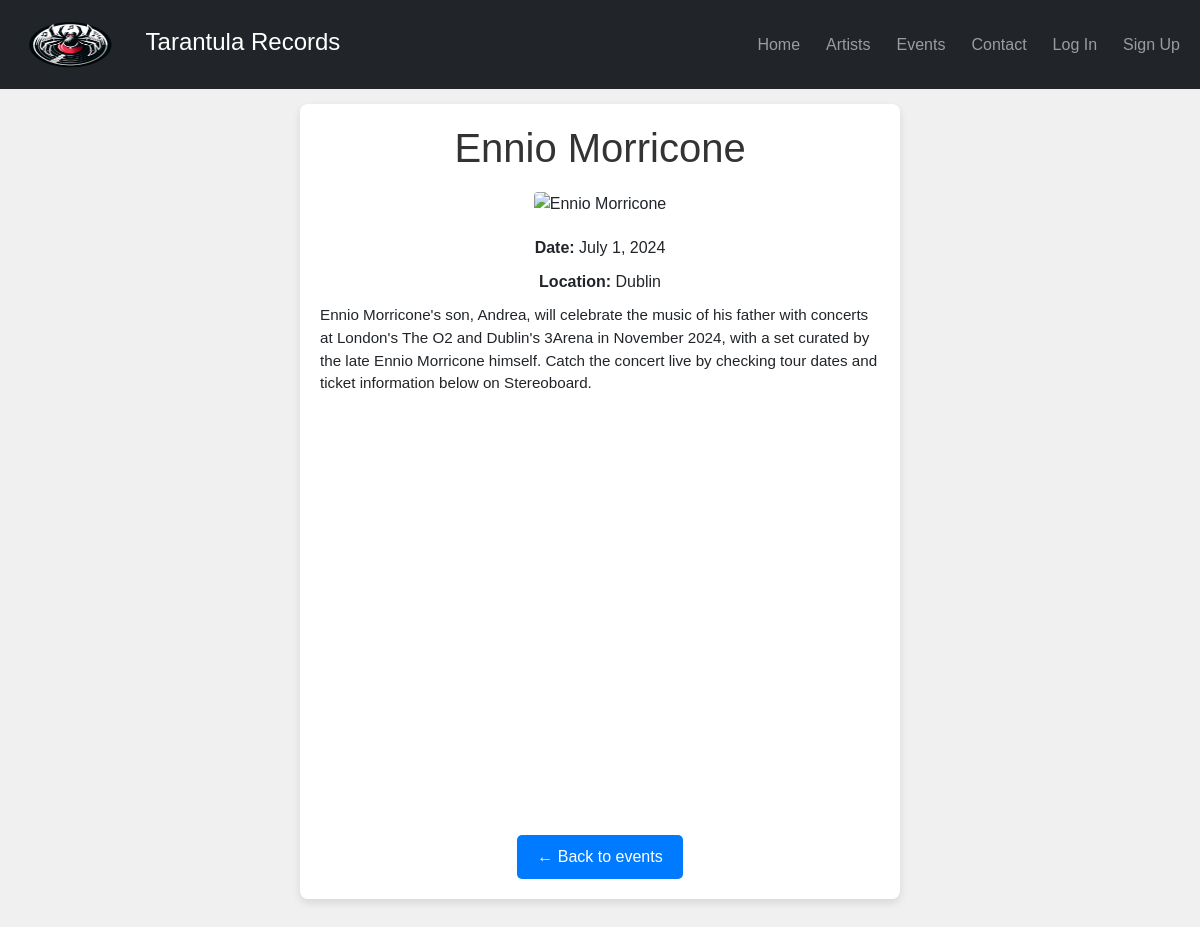
The app's page /wisapp/event/1/ with its own data.
### wisapp/models.py (models this page shows, shortened)
class Event(models.Model):
    photo = models.URLField(blank=True, null=True)
    artist_name = models.ForeignKey(Artist, on_delete=models.CASCADE, related_name='events', null=True)
    location = models.CharField(max_length=100)
    date = models.DateField()
    description = models.TextField()

class Artist(models.Model):
    name = models.CharField(max_length=100)
    photo = models.URLField()
    genre = models.CharField(max_length=50)
    bio = models.TextField(blank=True)
    spotify_id = models.CharField(max_length=50, blank=True, null=True)
    def __str__(self):
        return self.name

### wisapp/views.py (the view)
# urls.py: path('event/<int:event_id>/', views.event_detail, name='event_detail'),
def event_detail(request, event_id):
    event = get_object_or_404(Event, pk=event_id)
    return render(request, 'event_info.html', {'event': event})

### wisapp/templates/event_info.html (shortened to what this page needs)
{% extends 'base.html' %}
{% load static %}
{% block content %}
<link rel="stylesheet" href="https://unpkg.com/leaflet@1.7.1/dist/leaflet.css" />
<link rel="stylesheet" href="{% static 'css/event_info.css' %}">
<div class="content-wrapper">
    <div class="event-detail-box">
        <h1 class="event-title">{{ event.artist_name }}</h1>
        <div class="event-body">
            <img src="{{ event.photo }}" alt="{{ event.artist_name }}" class="event-photo">
            <p class="event-date"><strong>Date:</strong> {{ event.date|date:"F j, Y" }}</p>
            <p class="event-location"><strong>Location:</strong> {{ event.location }}</p>
            <p class="event-description">{{ event.description }}</p>
            <div id="map"></div>
        </div>
        <a href="{% url 'events' %}" class="btn-back">&larr; Back to events</a>
    </div>
</div>
{% endblock %}

### wisapp/static/css/styles.css (style rules this page uses)
body, html { margin: 0; padding: 0; font-family: Arial, sans-serif; height: 100%; }

### wisapp/static/css/event_info.css (style rules this page uses)
.content-wrapper { display: flex; justify-content: center; align-items: center; padding: 20px; min-height: 80vh; }
.event-detail-box { background: #fff; margin: 20px; margin-bottom: 20px; padding: 20px; box-shadow: 0 4px 8px rgba(0, 0, 0, 0.1); border-radius: 8px; max-width: 600px; width: 100%; text-align: center; }
.event-photo { max-width: 100%; height: auto; margin-bottom: 20px; border-radius: 4px; }
.event-title { color: #333; margin-bottom: 20px; }
.event-date, .event-location { font-size: 1rem; margin-bottom: 10px; }
.event-description { font-size: 0.95rem; margin-bottom: 20px; text-align: left; }
.btn-back { display: inline-block; background-color: #007bff; color: #fff; padding: 10px 20px; border-radius: 5px; text-decoration: none; transition: background-color 0.2s; }
#map { width: 100%; height: 400px; margin-top: 20px; margin-bottom: 20px; }

### records on screen
Event: artist_name "Ennio Morricone", date "July 1, 2024", location "Dublin", description "Ennio Morricone's son, Andrea, will celebrate the music of his father with concerts at London's The O2 and Dublin's 3Arena in November 2024, with a set curated by the late Ennio Morricone himself. Catch the concert live by checking tour dates and ticket information below on Stereoboard."
